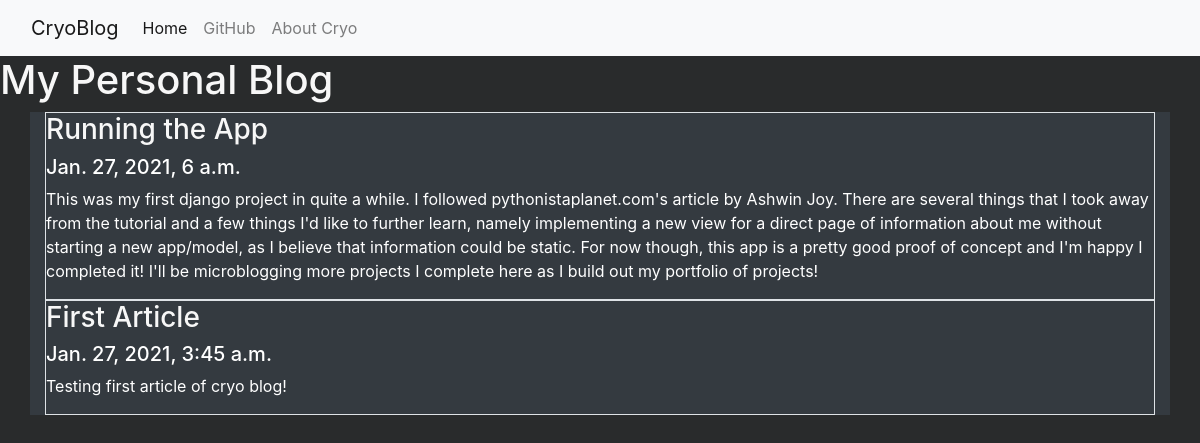
The app's page /, older data.
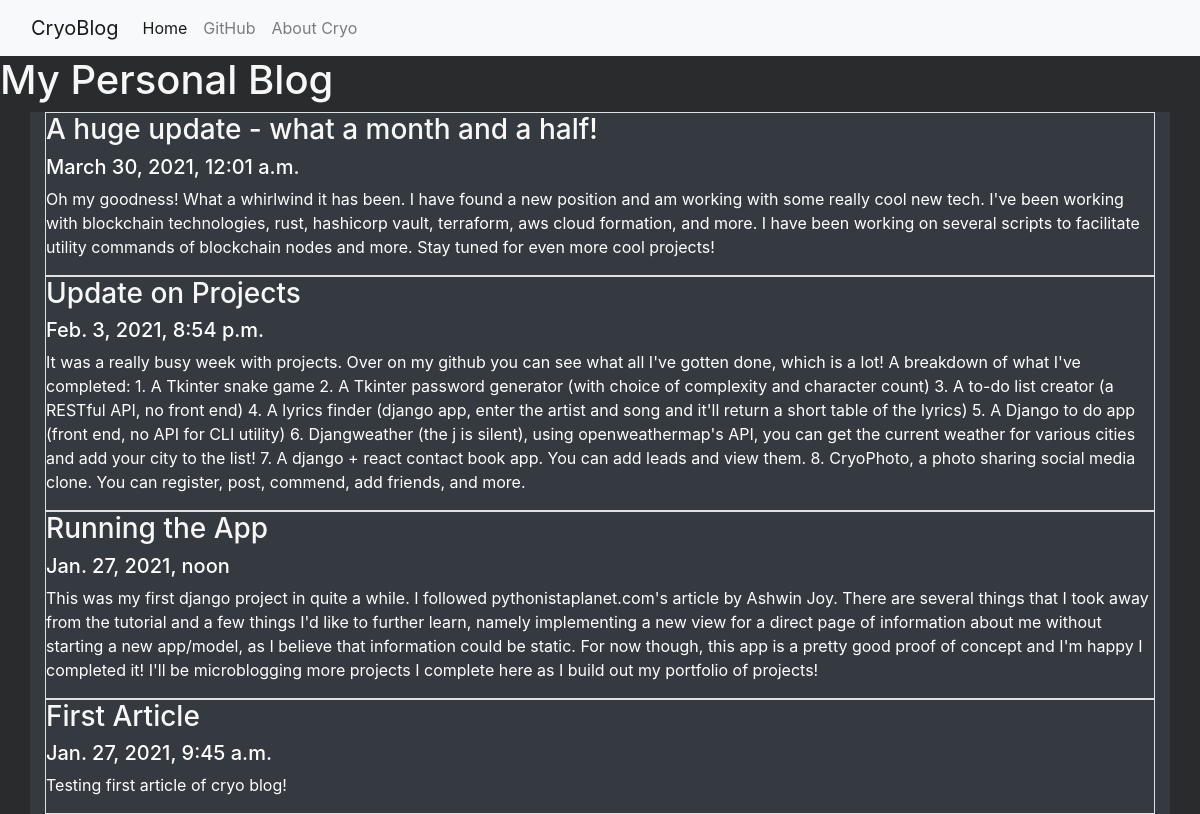
The same page, newer data.
### articles/models.py (models this page shows, shortened)
class Article(models.Model):
    author = models.ForeignKey('auth.user', on_delete = models.CASCADE,)
    title = models.CharField(max_length=100) # A title for the blog post/article.
    date = models.DateTimeField(default=datetime.now()) # Sets the date at time of posting for chronological organization
    body = models.TextField() # You know.

### articles/views.py (the view)
# urls.py: path('', views.ArticleListView.as_view(), name='home'),
class ArticleListView(ListView):
    model = Article
    template_name = 'home.html'

### templates/home.html (shortened to what this page needs)
{% load static %}
<!DOCTYPE html>
<html lang="en">
<head>
  <link rel="stylesheet" href="https://maxcdn.bootstrapcdn.com/bootstrap/4.5.2/css/bootstrap.min.css">
  <link rel="stylesheet" href="{% static 'css/style.css' %}">
</head>
<body>
<nav class="navbar navbar-expand-lg navbar-light bg-light">
  <div class="container-fluid">
    <a class="navbar-brand" href="#">CryoBlog</a>
    <div class="collapse navbar-collapse" id="navbarNav">
      <ul class="navbar-nav">
        <li class="nav-item">
          <a class="nav-link active" aria-current="page" href="{% url 'home' %}">Home</a>
        </li>
        <li class="nav-item">
          <a class="nav-link" href="https://github.com/cryofracture" target="_blank">GitHub</a>
        </li>
        <li class="nav-item">
          <a class="nav-link" href="">About Cryo</a>
        </li>
      </ul>
    </div>
  </div>
</nav>
<header>
  <h1> <a href="">My Personal Blog</a> </h1>
</header>
<div class="container bg-dark text-white">
{% block content %}
    {% for i in object_list reversed %}
        <div class="article border">
        <h3><a href="{% url 'detail' i.pk %}">{{ i.title }}</a></h3>
        <h5>{{ i.date }}</h5>
        <p>{{ i.body }}</p>
        </div>
    {% endfor %}
{% endblock content %}
</div>
</body>
</html>

### static/css/style.css (style rules this page uses)
body { background-color: #292b2c; color: #f7f7f7; }
a { color:#f7f7f7; }

### templates/home.html (style rules this page uses)
body { background: #292b2c !important; }

Row changes from the older to the newer data that the page shows:
added Article: title "A huge update - what a month and a half!", date "March 30, 2021, 12:01 a.m.", body "Oh my goodness! What a whirlwind it has been. I have found a new position and am working with some really cool new tech. I've been working with blockchain technologies, rust, hashicorp vault, terraform, aws cloud formation, and more. I have been working on several scripts to facilitate utility commands of blockchain nodes and more. Stay tuned for even more cool projects!"
added Article: title "Update on Projects", date "Feb. 3, 2021, 8:54 p.m.", body "It was a really busy week with projects. Over on my github you can see what all I've gotten done, which is a lot! A breakdown of what I've completed: 1. A Tkinter snake game 2. A Tkinter password generator (with choice of complexity and character count) 3. A to-do list creator (a RESTful API, no front end) 4. A lyrics finder (django app, enter the artist and song and it'll return a short table of the lyrics) 5. A Django to do app (front end, no API for CLI utility) 6. Djangweather (the j is silent), using openweathermap's API, you can get the current weather for various cities and add your city to the list! 7. A django + react contact book app. You can add leads and view them. 8. CryoPhoto,…"
changed Article "Running the App": date "Jan. 27, 2021, 6 a.m." → "Jan. 27, 2021, noon"
changed Article "First Article": date "Jan. 27, 2021, 3:45 a.m." → "Jan. 27, 2021, 9:45 a.m."
